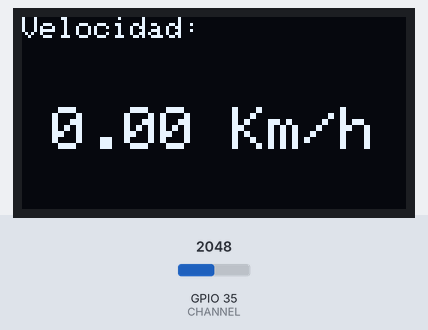
Simulated run of this sketch. Board: ESP32. Shown: 128×64 one-colour display. The test bench sets the inputs (shaded band); at power-on: GPIO 35 (CHANNEL) = 2048. WiFi joins after 1.5 s; servers stay silent unless stated; what the sketch prints to the serial monitor is not drawn.

Above: at 2.2 s.

The sketch:

final_esp32_FFT.ino
```cpp
#include <Wire.h>
#include <Adafruit_GFX.h>
#include <Adafruit_SSD1306.h>
#include "arduinoFFT.h"
#include "WiFi.h"
#include <ThingerESP32.h>


/*
These values can be changed in order to evaluate the functions
*/

/* FOR FFT */
#define CHANNEL 35
// PANTALLA OLED
#define ANCHO 128
#define ALTO 64
/* THING.IO */
#define THINGER_SERIAL_DEBUG
#define USERNAME "andresf5597"
#define DEVICE_ID "esp32"
#define DEVICE_CREDENTIAL "QyRdGD0eNm8#@pGP"


arduinoFFT FFT = arduinoFFT(); /* Create FFT object */
ThingerESP32 thing(USERNAME, DEVICE_ID, DEVICE_CREDENTIAL);

const uint16_t samples = 2048 ; //This value MUST ALWAYS be a power of 2
const double samplingFrequency = 4000; //Hz, must be less than 10000 due to ADC

unsigned int sampling_period_us;
unsigned long microseconds;

/*
These are the input and output vectors
Input vectors receive computed results from FFT
*/


double vReal[samples];
double vImag[samples];
float fd;
float vel;
#define SCL_INDEX 0x00
#define SCL_TIME 0x01
#define SCL_FREQUENCY 0x02
#define SCL_PLOT 0x03
#define OLED_RESET -1
Adafruit_SSD1306 oled(ANCHO,ALTO, &Wire, OLED_RESET);


// INICIALIZAR WIFI
const char* SSID = "POCOX3";
const char* SSID_PASWORD = "pocox5597";

unsigned long channelId = 1915797;
const char* WriteAPIKey = "Z2WF768I7D3PWMIK";


/* thing.io */

float yaw = 0; // defined as a global variable for thing.io

WiFiClient Client;

void setup()
{
  sampling_period_us = round(1000000*(1.0/samplingFrequency));
  Serial.begin(115200);
  while(!Serial);
  Serial.println("Ready");
//INICIAR CONEXION WIFI //


  WiFi.begin(SSID,SSID_PASWORD);


  while (WiFi.status() != WL_CONNECTED){
    delay(500);
    Serial.print("Conectando...");

   }
   Serial.print("Conectado");


  /* INICIAR OLED */
  Wire.begin();
  oled.begin(SSD1306_SWITCHCAPVCC,0x3C);
  oled.clearDisplay();


    //THING.IO//
 thing.add_wifi(SSID, SSID_PASWORD);
  Serial.print(" ");
  Serial.println("Ready_thing");
  //========//

}


void loop()
{

  /*SAMPLING*/
  microseconds = micros();


  for(int i=0; i<samples; i++)
  {
      vReal[i] = analogRead(CHANNEL);
      vImag[i] = 0;
      while(micros() - microseconds < sampling_period_us){
        //empty loop
      }
      microseconds += sampling_period_us;
  }


  //Serial.println("Data:");
//  PrintVector(vReal, samples, SCL_TIME);
  FFT.Windowing(vReal, samples, FFT_WIN_TYP_HAMMING, FFT_FORWARD);
  //Serial.println("Weighed data:");
 // PrintVector(vReal, samples, SCL_TIME);
  FFT.Compute(vReal, vImag, samples, FFT_FORWARD);
  //Serial.println("Computed Real values:");
 // PrintVector(vReal, samples, SCL_INDEX);
  //Serial.println("Computed Imaginary values:");
 // PrintVector(vImag, samples, SCL_INDEX);
  FFT.ComplexToMagnitude(vReal, vImag, samples);
  //Serial.println("Computed magnitudes:");
//  PrintVector(vReal, (samples >> 1), SCL_FREQUENCY);


  double x = FFT.MajorPeak(vReal, samples, samplingFrequency);
  Serial.println("");
  Serial.println(x, 6); //Print out what frequency is the most dominant.
  fd=x;
  vel=fd/44;
  Serial.print(fd/44);Serial.print("km/h");


  // THING.IO //
      //PARAMETROS PARA PLATAFORMA IOT
  yaw = vel;
  thing["tempC"] >> [](pson& out){
      out = yaw;
  };
// thing.handle();


  //IMPRIMIR VALORES EN OLED//
      oled.clearDisplay();
      oled.setTextColor(WHITE); //NO MULTIPLES COLORES
      oled.setCursor(0,0); //ELIGE COORDENADAS PARA COMENEZAR A ESCRIBIR
      oled.setTextSize(1); //TAMAÑO DEL TEXTO
      oled.print("Velocidad:");
      oled.setCursor(10,30); // NUEVAS COORDENADAS
      oled.setTextSize(2);   //TAMAÑO DE TEXTO
      oled.print(vel);
      oled.print(" Km/h");
      oled.display();


  //while(1); /* Run Once */
  delay(1000); /* Repeat after delay */
}
```
